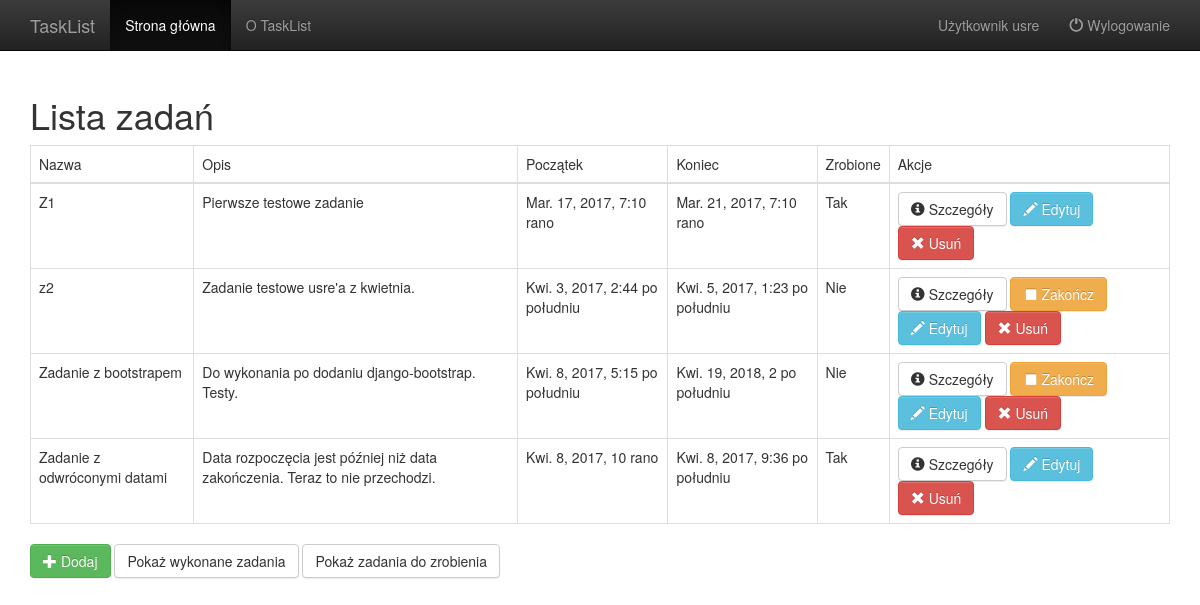
Page /tasks (signed in) on the earlier database version.
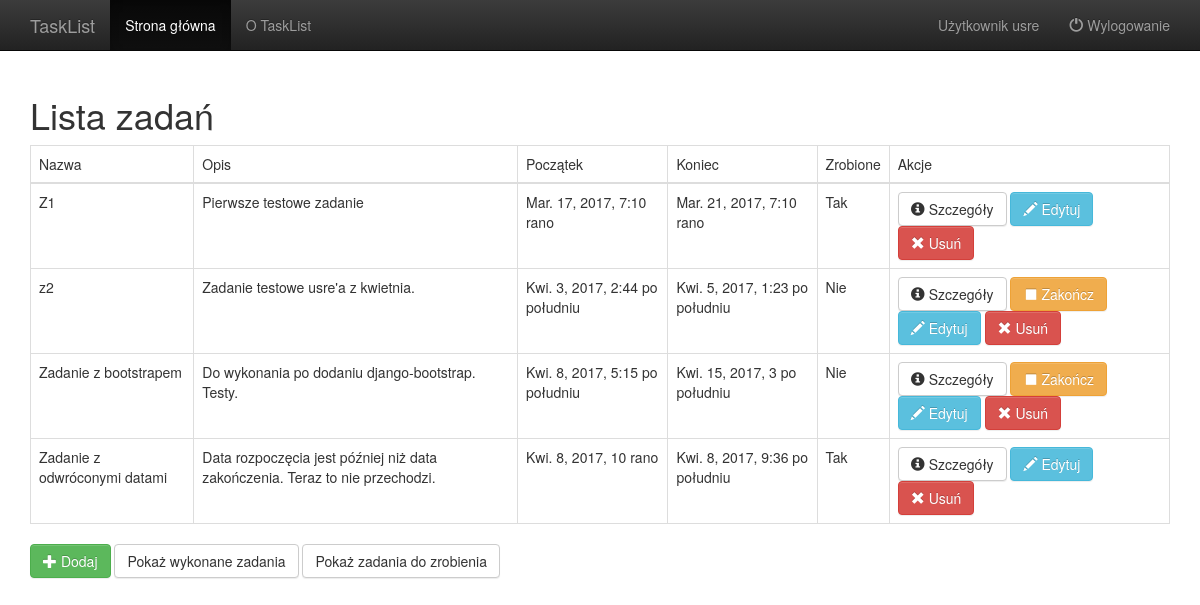
Same page on the later database version.
### TaskList/models.py (models this page shows, shortened)
class Task(models.Model):
    user = models.ForeignKey(User)
    name = models.CharField(max_length=256)
    description = models.TextField(max_length=4000)
    start = models.DateTimeField(default=datetime.now)
    end = models.DateTimeField(default=datetime.now)
    done = models.BooleanField(default=False)

### TaskList/list_views.py (the view)
# urls.py: url(r'^tasks$', list_views.TaskList.as_view(), name='task_list'),
@method_decorator(login_required, name='dispatch')
class TaskList(ListView):
    allow_empty = True
    def get_queryset(self):
        return Task.objects.filter(user=self.request.user.pk)
    def get_context_data(self, **kwargs):
        context = super(TaskList, self).get_context_data(**kwargs)
        context['user'] = self.request.user
        context['active'] = 'tasks'
        return context

### TaskList/AuthenticationBackend.py (called while the page is built)
    def get_user(self, user_id):
        try:
            return User.objects.get(pk=user_id)
        except User.DoesNotExist:
            return None

### TaskList/templates/TaskList/task_list.html (shortened to what this page needs)
{% extends "layout.html" %}
{% block content %}
    <h1>Lista zadań</h1>
	<table class="table table-bordered">
		<thead>
		<tr>
			<td>Nazwa</td><td>Opis</td><td>Początek</td><td>Koniec</td><td>Zrobione</td><td>Akcje</td>
		</tr>
		</thead>
		<tbody>
		{% for task in object_list %}
		<tr>
			<td>{{task.name}}</td><td>{{task.description}}</td><td>{{task.start}}</td><td>{{task.end}}</td>
            <td>
				{% if task.done %}
                Tak
                {% else %}
                Nie
				{% endif %}
			</td>
			<td>
				<a class="btn btn-default" href="{% url 'task_details' task.id %}">
                    <span class="glyphicon glyphicon-info-sign"></span>
                    Szczegóły
                </a>
                {% if not task.done %}
				<a class="btn btn-warning" href="{% url 'task_finish' task.id %}">
                    <span class="glyphicon glyphicon-stop"></span>
                    Zakończ
                </a>
				{% endif %}
				<a class="btn btn-info" href="{% url 'task_edit' task.id %}">
                    <span class="glyphicon glyphicon-pencil"></span>
                    Edytuj
                </a>
				<a class="btn btn-danger" href="{% url 'task_delete' task.id %}">
                    <span class="glyphicon glyphicon-remove"></span> Usuń
                </a>
			</td>
		</tr>
        {% empty %}
        <tr>Brak zadań</tr>
		{% endfor %}
		</tbody>
	</table>
	<a class="btn btn-success" href="{% url 'task_new' %}"><span class="glyphicon glyphicon-plus"></span> Dodaj</a>
	<a class="btn btn-default" href="{% url 'task_list_done' %}">Pokaż wykonane zadania</a>
	<a class="btn btn-default" href="{% url 'task_list_todo' %}">Pokaż zadania do zrobienia</a>
{% endblock %}

Differences in the rows shown:
changed Task "Zadanie z bootstrapem": end "Kwi. 19, 2018, 2 po południu" → "Kwi. 15, 2017, 3 po południu"
